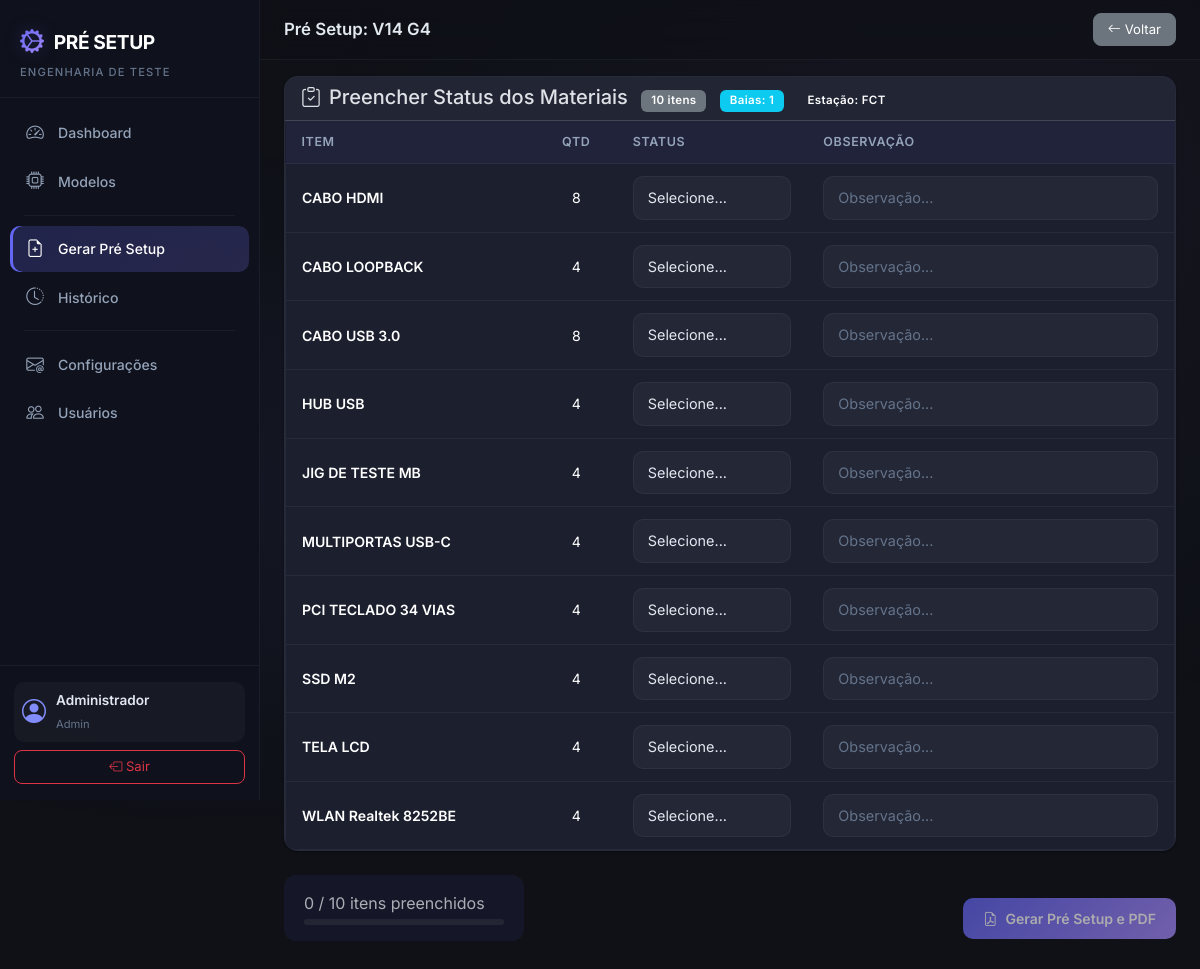
Page /setup/generate/35 (signed in) on the earlier database version.
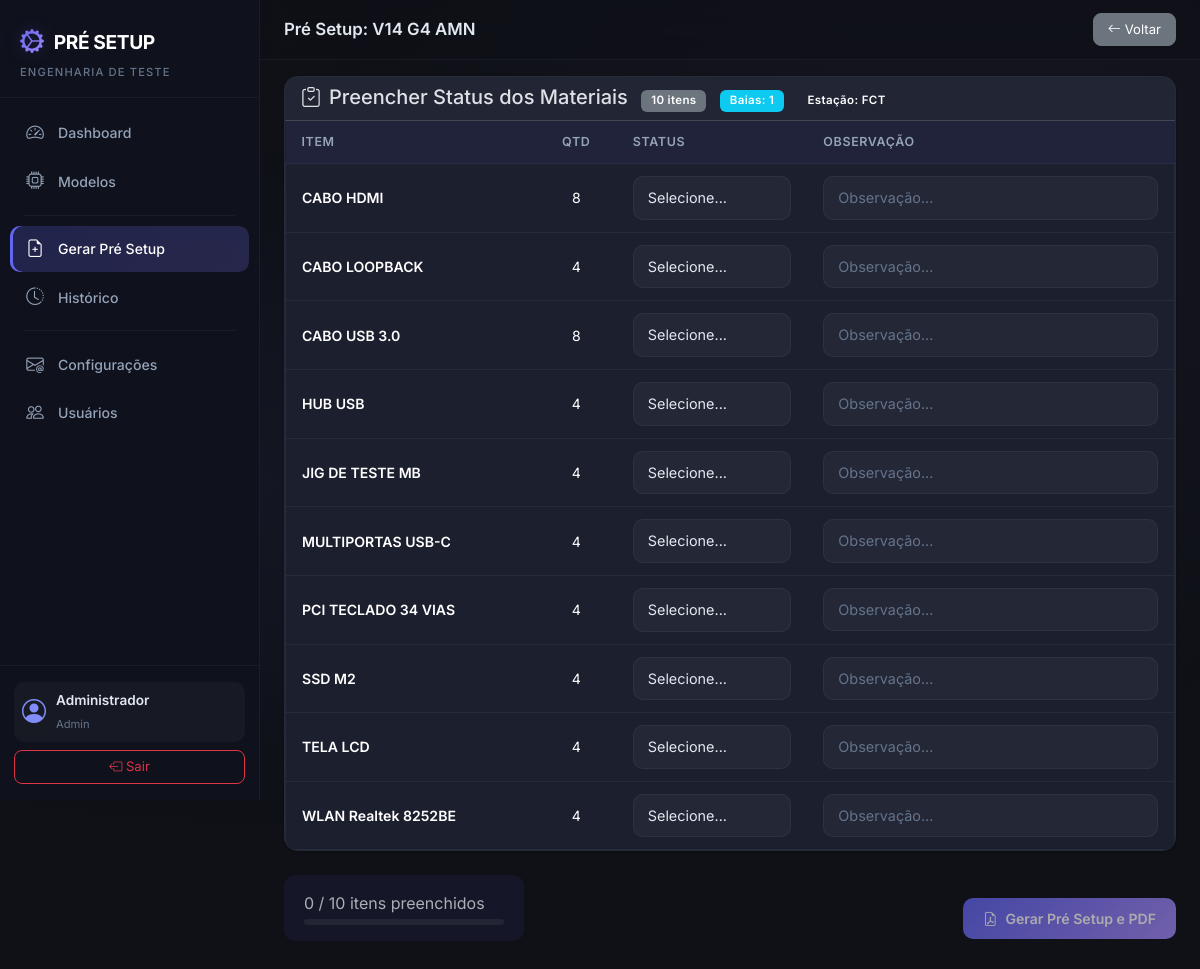
Same page on the later database version.
### app/models.py (models this page shows, shortened)
class ProductModel(db.Model):
    __tablename__ = 'product_models'
    id = db.Column(db.Integer, primary_key=True)
    name = db.Column(db.String(150), unique=True, nullable=False)
    product_type = db.Column(db.String(50), nullable=False)  # Notebook, Desktop, Tiny
    station = db.Column(db.String(50), nullable=True)  # FCT, SHELL, IO
    is_active = db.Column(db.Boolean, default=True)
    created_at = db.Column(db.DateTime, default=datetime.now)
    template_items = db.relationship('TemplateItem', backref='product_model', lazy='dynamic',
                                     cascade='all, delete-orphan')
    items = db.relationship('Item', backref='product_model', lazy='dynamic',
                            cascade='all, delete-orphan')
    setups = db.relationship('PreSetup', backref='product_model', lazy='dynamic')

### app/setup_requests/routes.py (the view)
@setup_bp.route('/generate/<int:model_id>')
@login_required
def generate_form(model_id):
    model = ProductModel.query.get_or_404(model_id)
    template_items = TemplateItem.query.filter_by(product_model_id=model_id).all()
    materials = Item.query.filter_by(product_model_id=model_id, is_active=True).order_by(Item.name).all()
    num_bays = request.args.get('num_bays', 1)
    station = request.args.get('station', model.station or 'FCT')
    return render_template('setup/generate_form.html',
                           model=model,
                           template_items=template_items,
                           materials=materials,
                           num_bays=num_bays,
                           station=station)

### app/models.py (called while the page is built)
@login_manager.user_loader
def load_user(user_id):
    return User.query.get(int(user_id))

    @property
    def is_active(self):
        return self.is_active_user

### app/templates/setup/generate_form.html (shortened to what this page needs)
{% extends "base.html" %}
{% block page_title %}Pré Setup: {{ model.name }}{% endblock %}
{% block page_actions %}
<a href="{{ url_for('setup_requests.generate_select') }}" class="btn btn-secondary btn-sm">
    <i class="bi bi-arrow-left me-1"></i>Voltar
</a>
{% endblock %}
{% block content %}
<form method="POST" action="{{ url_for('setup_requests.generate_submit', model_id=model.id) }}" id="setupForm">
    <div class="card card-custom mb-4">
        <div class="card-header card-header-custom">
            <h5 class="mb-0">
                <i class="bi bi-clipboard-check me-2"></i>Preencher Status dos Materiais
                <span class="badge bg-secondary ms-2">{{ materials | length }} itens</span>
                <span class="badge bg-info ms-2">Baias: {{ num_bays }}</span>
                <span class="badge bg-purple ms-2">Estação: {{ station }}</span>
            </h5>
        </div>
        <div class="card-body p-0">
            <div class="table-responsive">
                <table class="table table-custom mb-0">
                    <thead>
                        <tr>
                            <th>Item</th>
                            <th class="text-center">Qtd</th>
                            <th>Status</th>
                            <th>Observação</th>
                        </tr>
                    </thead>
                    <tbody>
                        {% if model.product_type in ['Notebook', 'Tiny'] %}
                            {% set qty_multiplier = 4 %}
                        {% else %}
                            {% set qty_multiplier = 3 %}
                        {% endif %}
                        {% for material in materials %}
                        <tr class="setup-item-row" data-item-id="{{ material.id }}">
                            <td class="fw-semibold">{{ material.name }}</td>
                            <td class="text-center">{{ material.quantity * qty_multiplier * num_bays|int }}</td>
                            <td style="min-width: 140px;">
                                <select class="form-select form-select-sm status-select" name="status_{{ material.id }}" required
                                        onchange="handleStatusChange(this, {{ material.id }})">
                                    <option value="">Selecione...</option>
                                </select>
                            </td>
                            <td>
                                <input type="text" class="form-control form-control-sm" name="observation_{{ material.id }}"
                                       id="obs_{{ material.id }}" placeholder="Observação...">
                            </td>
                        </tr>
                        {% endfor %}
                    </tbody>
                </table>
            </div>
        </div>
    </div>
    <div class="d-flex justify-content-between align-items-center">
        <div class="setup-progress">
            <span class="text-muted" id="progressText">0 / {{ materials | length }} itens preenchidos</span>
            <div class="progress mt-1" style="width: 200px; height: 6px;">
            </div>
        </div>
        <button type="submit" class="btn btn-primary btn-lg" id="generateBtn">
            <i class="bi bi-file-earmark-pdf me-2"></i>Gerar Pré Setup e PDF
        </button>
    </div>
</form>
{% endblock %}

Differences in the rows shown:
changed ProductModel "FCT": name "V14 G4" → "V14 G4 AMN"
